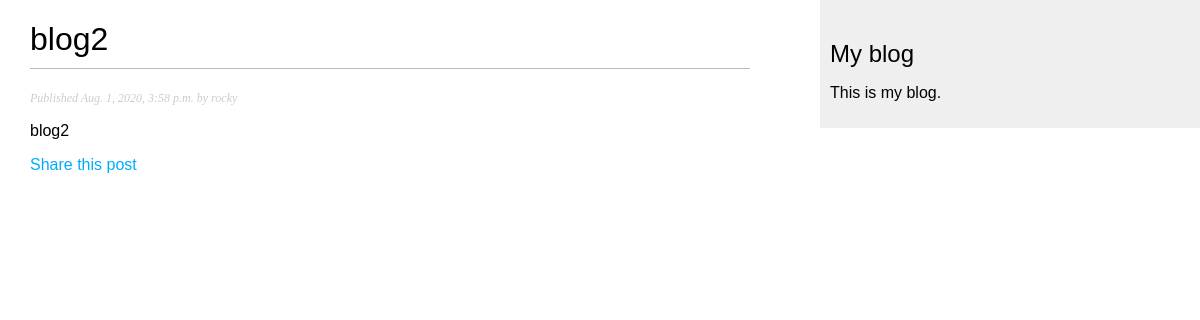
/blog/2020/8/1/blog2/, run on the app's committed database.
### blog/models.py (models this page shows, shortened)
class Post(models.Model):
    STATUS_CHOICES = (
        ('draft', 'Draft'),
        ('published', 'Published'),
                        )
    title = models.CharField(max_length=250)
    slug = models.SlugField(max_length=250,
                            unique_for_date='publish')
    author = models.ForeignKey(User,
                        on_delete=models.CASCADE,
                        related_name='blog_posts')
    body = models.TextField()
    publish = models.DateTimeField(default=timezone.now)
    created = models.DateTimeField(auto_now_add=True)
    updated = models.DateTimeField(auto_now=True)
    status = models.CharField(max_length=10,
                            choices=STATUS_CHOICES,
                            default='draft')
    objects = models.Manager()
    published = PublishedManager()
    class Meta:
        ordering = ('-publish',)

### blog/views.py (the view)
def post_detail(request, year, month, day, post):
    post = get_object_or_404(Post, slug=post,
                                    status='published',
                                    publish__year=year,
                                    publish__month=month,
                                    publish__day=day)
    return render(request,
                'blog/post/detail.html',
                {'post': post})

### blog/templates/blog/post/detail.html (shortened to what this page needs)
{% extends "blog/base.html" %}
{% block content %}
    <h1>{{ post.title }}</h1>
    <p class="date">
        Published {{ post.publish }} by {{ post.author }}
    </p>
    {{ post.body|linebreaks }}
    <p>
    <a href="{% url "blog:post_share" post.id %}">
        Share this post
        </a>
    </p>
{% endblock %}

### blog/static/css/blog.css (style rules this page uses)
body { margin:0; padding:0; font-family:helvetica, sans-serif; }
a { color:#00abff; text-decoration:none; }
h1 { font-weight:normal; border-bottom:1px solid #bbb; padding:0 0 10px 0; }
p.date { color:#ccc; font-family: georgia, serif; font-size: 12px; font-style: italic; }

### data on the page
Post: title "blog2", publish "Aug. 1, 2020, 3:58 p.m.", author "rocky", body "blog2"
